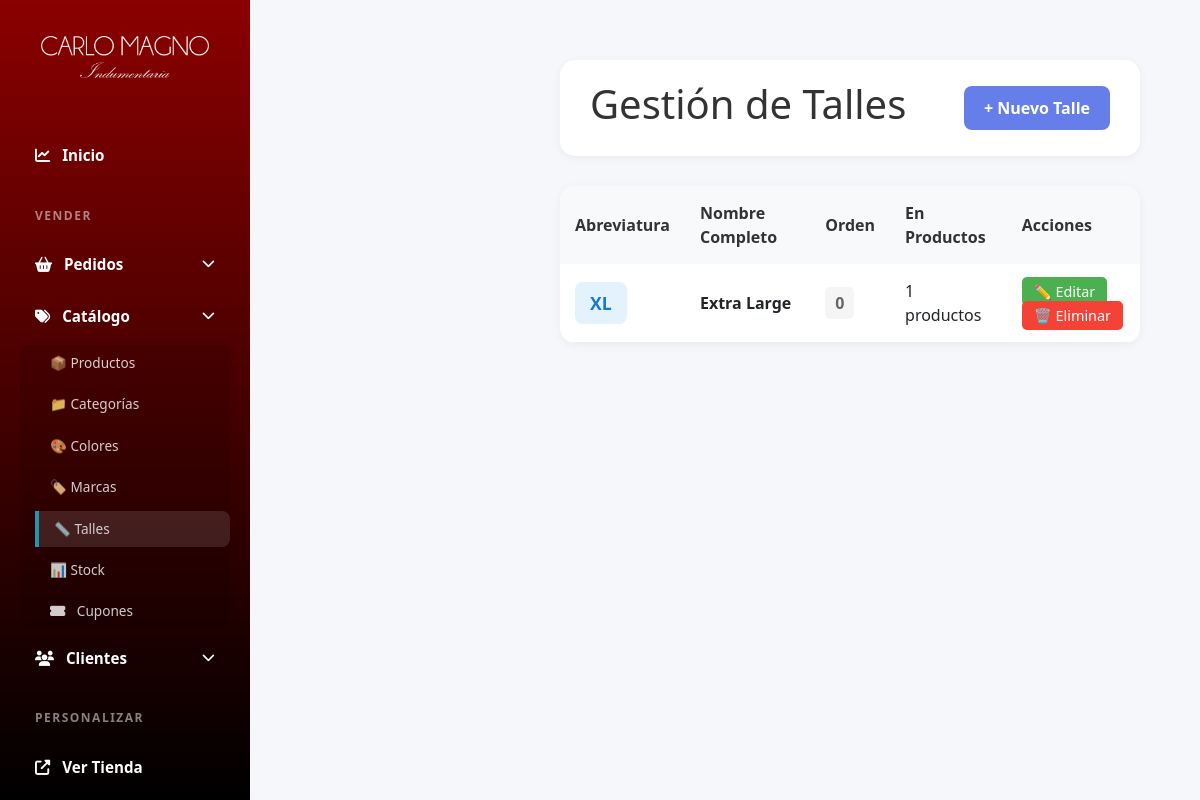
The app's page /panel/talles/ (signed in), older data.
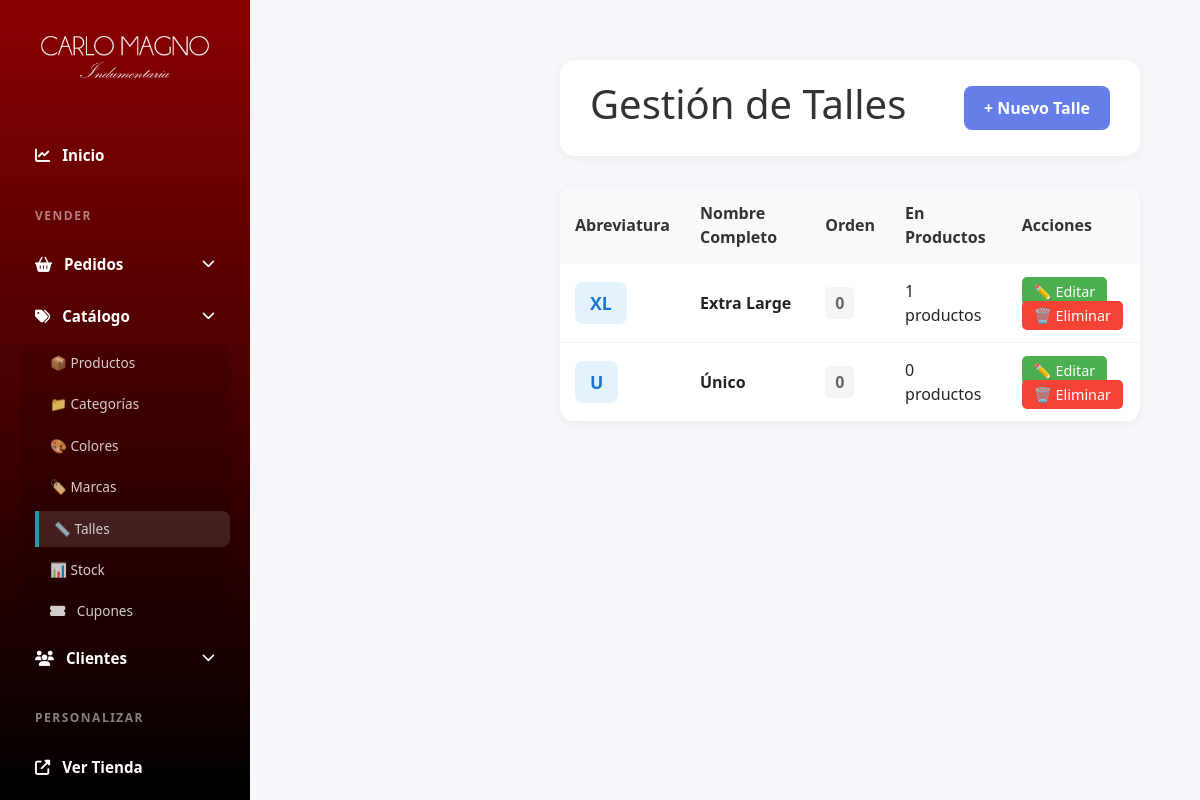
The same page, newer data.
### productos/models.py (models this page shows, shortened)
class Talle(models.Model):
    nombre = models.CharField(max_length=20, unique=True, verbose_name='Talle')
    abbreviation = models.CharField(
        max_length=10,
        verbose_name='Abreviatura',
        help_text='Ej: XS, S, M, L, XL'
    )
    order = models.PositiveIntegerField(default=0, verbose_name='Orden de visualización')
    esta_activo = models.BooleanField(default=True, verbose_name='Está activo')
    class Meta:
        verbose_name = 'Talle'
        verbose_name_plural = 'Talles'
        ordering = ['order', 'nombre']

### custom_admin/views.py (the view)
# urls.py: path('panel/talles/', admin_views.talles, name='talles'),
@login_required(login_url='login')
def talles(request):
    if not request.user.is_staff:
        return redirect('home')
    talles = Talle.objects.all()
    return render(request, 'custom_admin/talles.html', {'talles': talles})

### productos/context_processors.py (called while the page is built, shortened)
def cart_processor(request):
    carrito = None
    cantidad_total = 0
    if request.user.is_authenticated:
        try:
            carrito = Carrito.objects.get(usuario=request.user)
            cantidad_total = carrito.get_cantidad_total()
        except Carrito.DoesNotExist:
            pass
    return {
        'carrito': carrito,
        'carrito_cantidad': cantidad_total
    }

### productos/models.py (called while the page is built)
    def get_cantidad_total(self):
        return sum(item.cantidad for item in self.items.all())

### templates/custom_admin/talles.html (shortened to what this page needs)
{% extends 'custom_admin/base.html' %}
{% load static %}
{%block extra_css %}
<link rel="stylesheet" href="{% static 'css/talles.css' %}" />
{% endblock %}
{% block content %}
<div class="main-content">
	<div class="header">
		<h1>Gestión de Talles</h1>
		<a href="{% url 'agregar_talle' %}" class="btn btn-primary">+ Nuevo Talle</a>
	</div>
	{% if talles %}
	<div class="talles-table">
		<table>
			<thead>
				<tr>
					<th>Abreviatura</th>
					<th>Nombre Completo</th>
					<th>Orden</th>
					<th>En Productos</th>
					<th>Acciones</th>
				</tr>
			</thead>
			<tbody>
				{% for talle in talles %}
				<tr>
					<td>
						<span class="talle-badge">{{ talle.abbreviation }}</span>
					</td>
					<td><strong>{{ talle.nombre }}</strong></td>
					<td>
						<span class="order-badge">{{ talle.order }}</span>
					</td>
					<td>{{ talle.productos.count }} productos</td>
					<td>
						<a href="{% url 'editar_talle' talle.id %}" class="btn-edit">✏️ Editar</a>
						<a href="{% url 'eliminar_talle' talle.id %}" class="btn-delete">🗑️ Eliminar</a>
					</td>
				</tr>
				{% endfor %}
			</tbody>
		</table>
	</div>
	{% else %}
	<div class="empty-state">
		<h2>No hay talles registrados</h2>
	</div>
	{% endif %}
</div>
{% load static %}
{% endblock %}

Row changes from the older to the newer data that the page shows:
added Talle: abbreviation "U", nombre "Único", order "0", productos.count "0"
